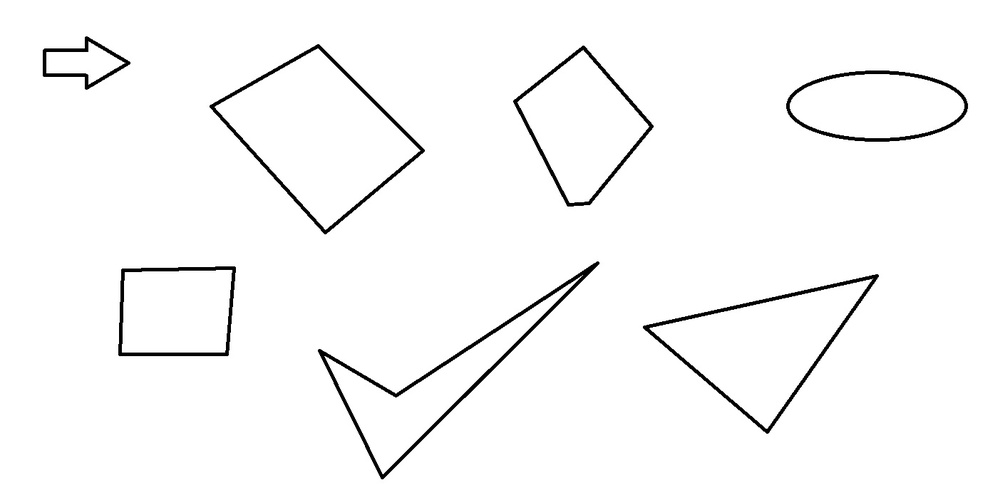
#> input picture shapes.jpg, 1000 x 500 px, shrunk from 1403 x 702 before the run, found by its file name
$ jupyter execute testing.ipynb
#> lines starting #> are read from the running program, lines starting #| are printed output that depends on the picture; after the words box and inside, x2 and y2 are one past the last pixel; in counts of white or black regions, pixels touching at a corner belong together
[cell 1]
import cv2
import numpy as np
import matplotlib.pyplot as plt

img= cv2.imread("shapes.jpg")
#> img is the input picture: shape (500, 1000, 3); min 0, max 255, mean 248.8
gray = cv2.cvtColor(img,10) #using color code for grayscale
#blur = cv2.GaussianBlur(gray, (5,5),0) #fuzz out some noise in the image, will need to try remove this for the blankboxes
_, thresh = cv2.threshold(gray, 200,255, cv2.THRESH_BINARY_INV) #sets all pixels with a value above 100 to 255
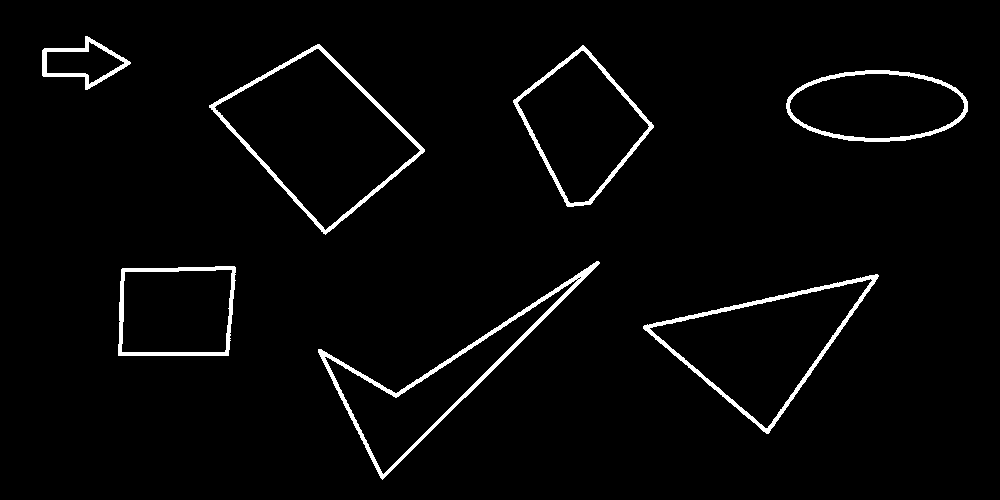
#> thresh: shape (500, 1000); 2.8% white; 7 white regions
contours, hierarchy1 = cv2.findContours(thresh, cv2.RETR_EXTERNAL, cv2.CHAIN_APPROX_SIMPLE)
#> contours = 7 contours; box (x1, y1, x2, y2) and area: (209, 44, 425, 235) 20568, (643, 274, 879, 434) 16276, (513, 45, 654, 207) 12416, (318, 261, 600, 480) 12040, (786, 70, 968, 142) 10118, (118, 266, 236, 356) 9835, (42, 36, 131, 90) 2474
rect_contours=[]
for ct in contours:
    if len(ct)==4:
        rect_contours.append(ct)
#> this loop made 7 passes
#> after the loop, rect_contours = []

img2=cv2.drawContours(img,rect_contours,-1, (255,0,255),4)

img_rgb=cv2.cvtColor(img2,cv2.COLOR_BGR2RGB)
plt.imshow(img_rgb)
plt.axis('off')
plt.show()

[cell 2]
rect_contours

[cell 3]
contours
#> Out has the same summary as contours

[cell 4]
maxl=0
for c in contours:
    lc=len(c)
    if lc>maxl:
        maxl=lc
#> this loop made 7 passes
#> (lc, maxl) on passes 1, 3: (255, 255), (310, 310)
#> lc on passes 2, 4, 5, 6, 7: 46, 159, 179, 160, 78
#> after the loop, maxl = 310

con_freq=np.zeros(maxl)
#> con_freq = 310 values from 0 to 0
for c in contours:
    lc=len(c)
    con_freq[lc-1]+=1
#> this loop made 7 passes
#> after the loop, con_freq = 310 values, max 1 at index 45, min 0 at index 0, mean 0.0226

plt.hist(con_freq,color='red')
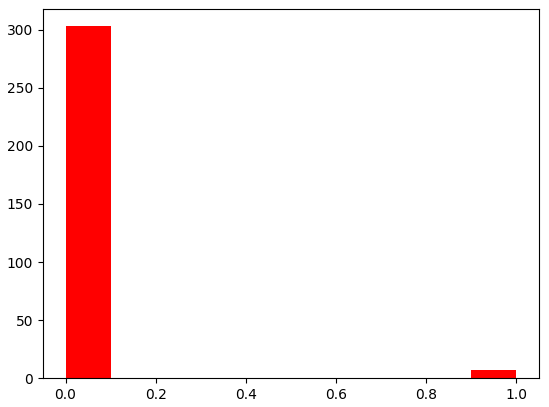
#> figure drawn by matplotlib, 1 panel; tallest bar 303 high, from x = -6.94e-18 to 0.1

[cell 5]
plt.hist(con_freq[:100])
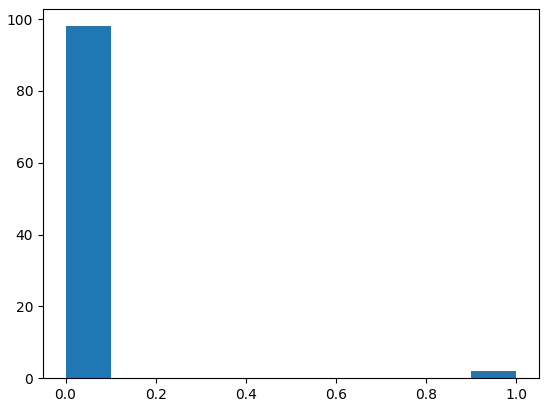
#> figure drawn by matplotlib, 1 panel; tallest bar 98 high, from x = -6.94e-18 to 0.1

[cell 6]
con_freq[2:10]
#> Out = [0, 0, 0, 0, 0, 0, 0, 0]

[cell 7]
con_freq[:100]
#> Out = 100 values, max 1 at index 45, min 0 at index 0, mean 0.02

[cell 8]
len(rect_contours)
#> Out = 0

[cell 9]
rect_contours

[cell 10]
import cv2
import numpy as np
import matplotlib.pyplot as plt

img= cv2.imread("shapes.jpg")
gray = cv2.cvtColor(img,10) #using color code for grayscale
#blur = cv2.GaussianBlur(gray, (5,5),0) #fuzz out some noise in the image, will need to try remove this for the blankboxes

edges=cv2.Canny(gray,100,200)
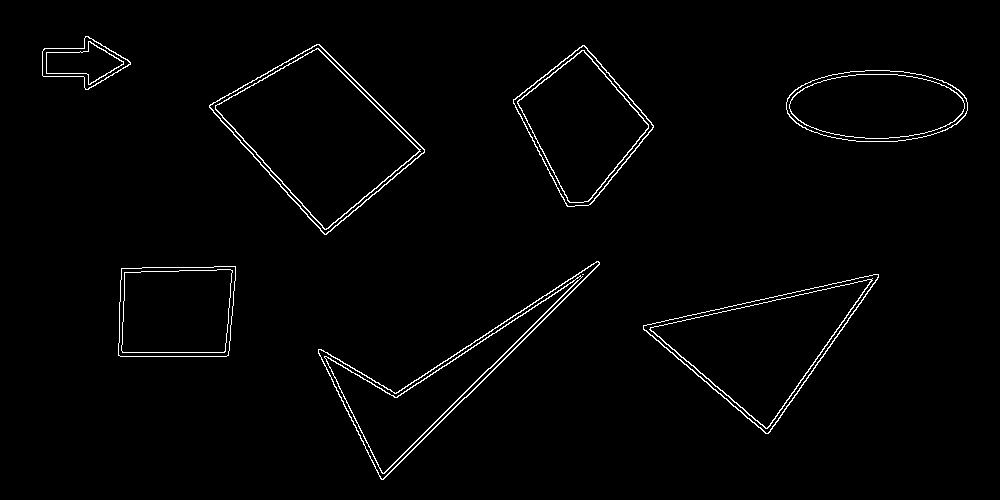
#> edges: shape (500, 1000); 1.7% white in thin lines or dots, all inside (x1, y1, x2, y2) = (42, 36, 968, 480)
#_, thresh = cv2.threshold(gray, 200,255, cv2.THRESH_BINARY_INV) #sets all pixels with a value above 100 to 255
plt.imshow(edges,cmap='gray')

[cell 11]
import cv2
import numpy as np
import matplotlib.pyplot as plt

img= cv2.imread("shapes.jpg")
gray = cv2.cvtColor(img,10) #using color code for grayscale
#blur = cv2.GaussianBlur(gray, (5,5),0) #fuzz out some noise in the image, will need to try remove this for the blankboxes
_,thresh = cv2.threshold(gray, 100,255,cv2.THRESH_BINARY_INV)
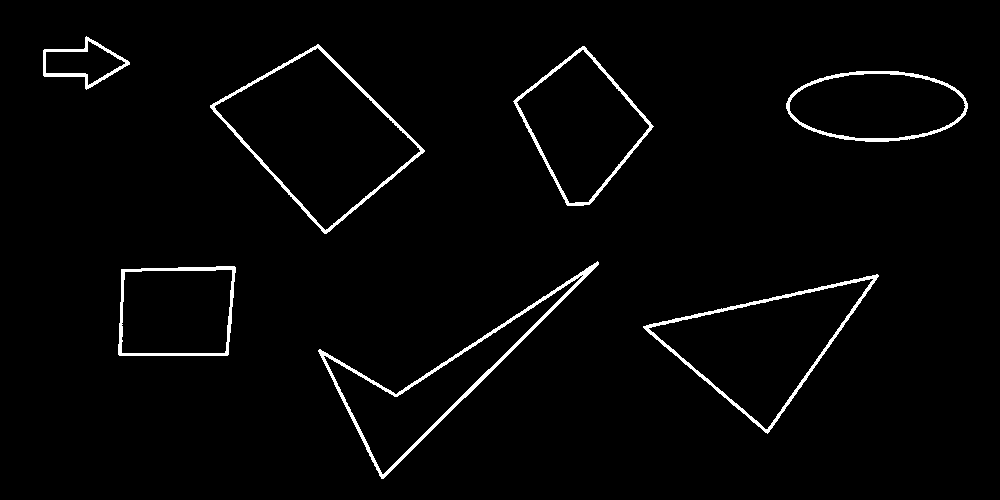
#> thresh: shape (500, 1000); 2.3% white; 7 white regions, largest, box (x1, y1, x2, y2) and area: (318, 261, 599, 479) 2664, (643, 274, 879, 434) 1983, (210, 44, 425, 234) 1907
contours,_ = cv2.findContours(gray, cv2.RETR_EXTERNAL, cv2.CHAIN_APPROX_SIMPLE)
#> contours = [[[0, 0], [0, 499], [999, 499], [999, 0]]]
for ct in contours:
    peri= cv2.arcLength(ct,True)
#> this loop made 1 pass
#> (ct, peri) on pass 1: ([[0, 0], [0, 499], [999, 499], [999, 0]], 2996)
